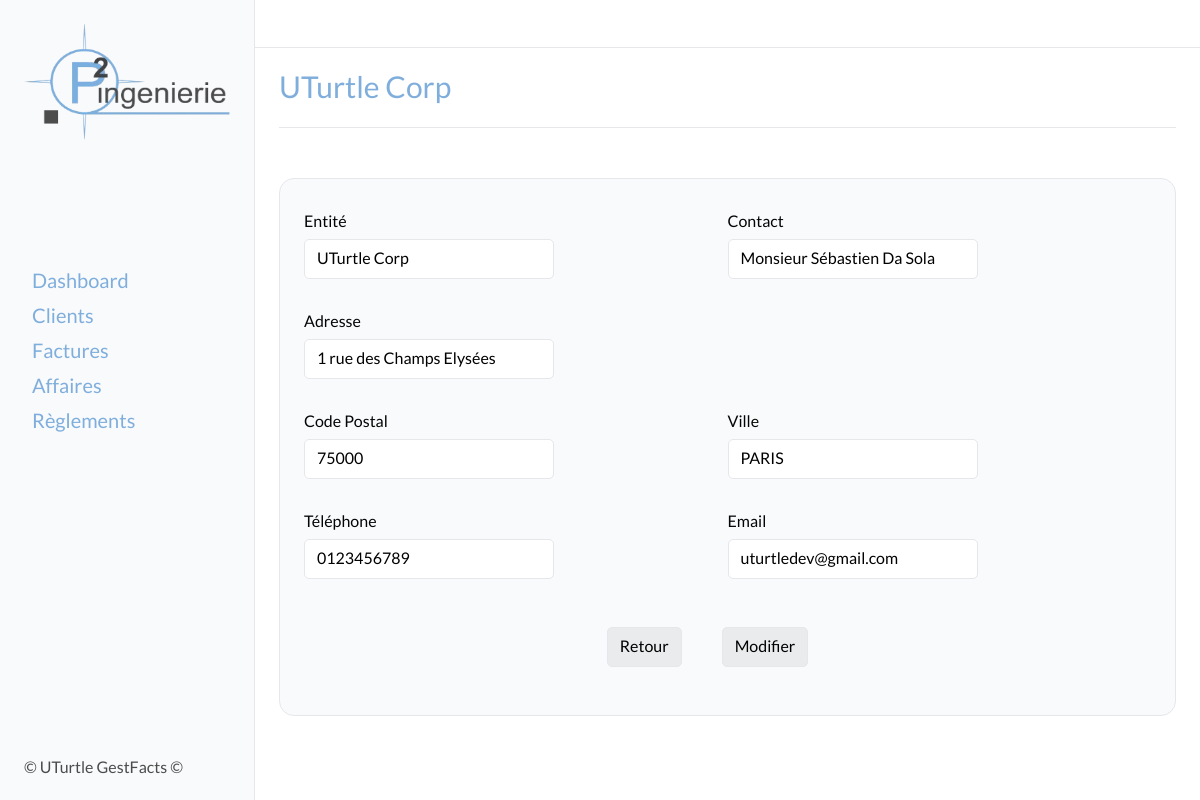
/clients/16, run on the app's committed database.
### clients/models.py (models this page shows, shortened)
class Client(models.Model):
    entity_name = models.CharField(max_length=100)
    address = models.CharField(max_length=200, blank=True, null=True)
    zip_code = models.CharField(max_length=5, blank=True, null=True)
    city = models.CharField(max_length=100, blank=True, null=True)
    contact = models.CharField(max_length=100, blank=True, null=True)
    phone_number = models.CharField(max_length=10, blank=True, null=True)
    email = models.EmailField(blank=True, null=True)
    class Meta:
        verbose_name = "Client"
        verbose_name_plural = "Clients"

### clients/views.py (the view)
# urls.py: path('<int:pk>', client_detail, name='detail'),
def client_detail(request, pk):
    client_detail = get_object_or_404(Client, pk=pk)
    return render(request, 'pages/clients/client_detail.html', {'client': client_detail})

### templates/pages/clients/client_detail.html (shortened to what this page needs)
{% extends "base_form.html" %}
{% block content %}
<div class="title">
    <H2>{{ client.entity_name }}</H2>
</div>
<section class="tableau">
    <div class="card">
        <div class="card-body">
            <div class="">
                <div>
                    <div class="form_categories">
                        <div class="form-group">
                            <p class="form-label">Entité</p>
                            <p class="form-input">{{ client.entity_name }}</p>
                        </div>
                        <div class="form-group">
                            <p class="form-label">Contact</p>
                            <p class="form-input">{{ client.contact }}</p>
                        </div>
                    </div>
                    <div class="form-group">
                        <p class="form-label">Adresse</p>
                        <p class="form-input">{{ client.address }}</p>
                    </div>
                    <div class="form_categories">
                        <div class="form-group">
                            <p class="form-label">Code Postal</p>
                            <p class="form-input">{{ client.zip_code }}</p>
                        </div>
                        <div class="form-group">
                            <p class="form-label">Ville</p>
                            <p class="form-input">{{ client.city }}</p>
                        </div>
                    </div>
                    <div class="form_categories">
                        <div class="form-group">
                            <p class="form-label">Téléphone</p>
                            <p class="form-input">{{ client.phone_number }}</p>
                        </div>
                        <div class="form-group">
                            <p class="form-label">Email</p>
                            <p class="form-input">{{ client.email }}</p>
                        </div>
                    </div>
                </div>
            </div>
            <div class="form_btn_group">
                <a href="{% url 'clients:clients' %}" class="form_btn">Retour</a>
                <a href="{% url 'clients:modifier' client.pk %}" class="form_btn">Modifier</a>
            </div>
        </div>
    </div>
</section>
{% endblock content %}

### static/style.css (style rules this page uses)
:root { --light-grey: #F8FAFC; --bg-container: #fff; --border-color: #e5e7eb; --police: 'lato', sans-serif; --sidebar-size: 255px; --sidebar-color: #7FAEDC; --h2-size: 30px; --h2-weight: 500; --h2-line-height: 36px; --h2-color: #7FAEDC; --text-color: #050505; --th-color: rgb(71, 85, 105); --th-border-color: rgb(226, 232, 240); --td-color: rgb(100 116 139); --td-border-color: rgb(241 245 249); --tr-bg-hover: rgb(248 250 252); --mail-border-color: rgb(226 232 240); --adresse-color: rgb(100, 116, 139); --btn_new_color: #7FAEDC; --btn_new_hover: #a3cef9; --btn_delete_color: rgba(255, 144, 144, 0.915); --btn_delete_hover: rgba(255, 105, 105, 0.915); --svg-color: rgb(148 163 184); }
body { font-family: var(--police); }
.title { position: relative; display: flex; flex-direction: row; align-items: center; justify-content: space-between; padding-bottom: 24px; padding-top: 20px; padding-right: 24px; margin-top: 48px; }
.title::after { content: ""; position: absolute; bottom: 0px; width: 100%; height: 1px; background-color: var(--border-color); }
h2 { color: var(--h2-color); font-family: var(--police); font-size: var(--h2-size); font-weight: var(--h2-weight); line-height: var(--h2-line-height); }
.card { max-width: 900px; margin: 50px auto; background-color: var(--light-grey); border-radius: 15px; border: 1px solid var(--border-color); }
.card-body { padding: 24px; }
.form_categories { display: flex; align-items: center; align-content: center; justify-content: space-between; }
.form-group { display: flex; flex-direction: column; margin-bottom: 16px; width: 100%; position: relative; }
.form-label { color: var(--text-color); line-height: var(--h2-line-height); }
.form-input { max-width: 250px; height: 40px; border: 1px solid var(--border-color); border-radius: 5px; padding-left: 12px; padding-right: 12px; padding-top: 8px; padding-bottom: 8px; margin-bottom: 8px; background-color: #fff; }
.form_btn_group { display: flex; align-items: center; justify-content: center; margin-top: 24px; margin-bottom: 24px; }
.form_btn_group a { margin-right: 40px; }
.form_btn { cursor: pointer; height: 40px; border: 1px solid var(--border-color); border-radius: 5px; padding-left: 12px; padding-right: 12px; padding-top: 8px; padding-bottom: 8px; background-color: #d0d3d063; }
.tableau { width: 100%; padding-bottom: 8px; scrollbar-width: thin; }
a { color: black; }

### data on the page
Client: entity_name "UTurtle Corp", contact "Monsieur Sébastien Da Sola", address "1 rue des Champs Elysées", zip_code "75000", city "PARIS", phone_number "0123456789", email "uturtledev@gmail.com"
